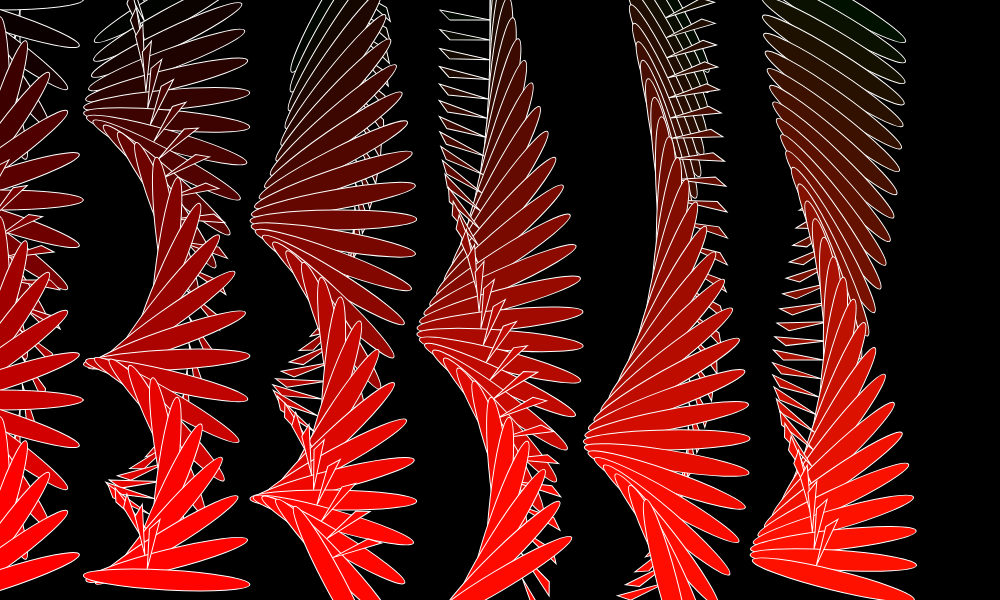
Frame 1 (no input)
Frame 60 (no input): identical to frame 1, image omitted
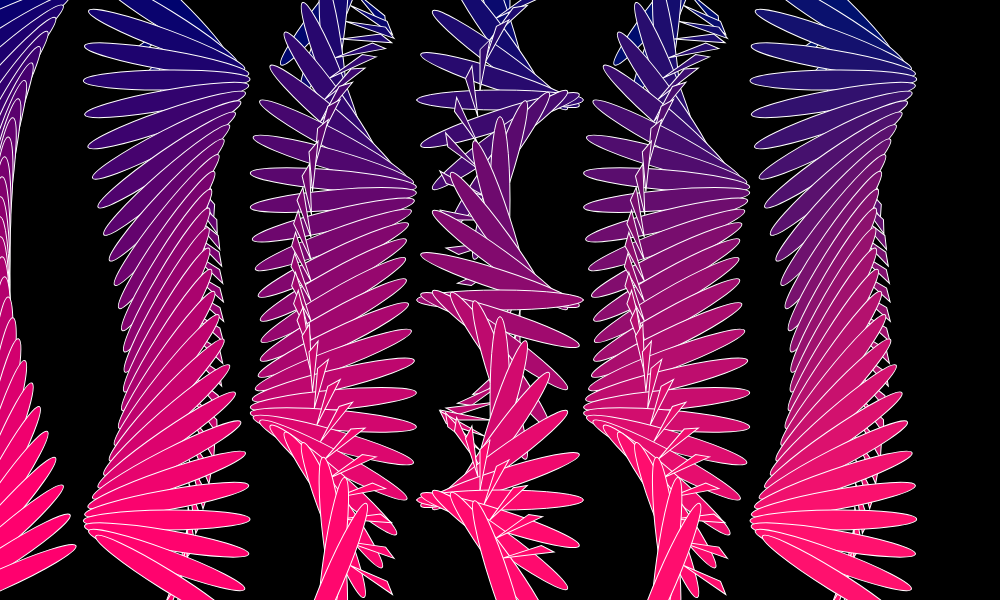
Frame 120 (the mouse pressed at the canvas centre since frame 60)

The p5.js sketch that drew these frames (run headless with seeded random() and noise() and a simulated clock; from frame 60 on, the mouse is pressed at the canvas centre):

// p5.js sketch
// ── sketch.js
/*

    Example Code: Interactive Gradient Array

*/


function setup(){

  createCanvas(1000,600);
  stroke(255);

}

function draw(){
  background(0)

  let numCol = 6
  let numRow = 30
  let stepX = width / numCol // height of box 
  let stepY = height / numRow // width of box  

  for (var col = 0; col < numRow; col++){

    for (var row = 0; row < numCol; row++){
    
      fill(col/numCol*60,row/numRow*100,mouseX/width*220)   
      push()
      translate(row*stepX,col*stepY)
      rotate(dist(row*stepX,col*stepY,mouseX,mouseY)/400*TWO_PI) 
      ellipse(0,0,stepX,stepY) 
      quad(10,60,20,10,20,50)

      pop()
      

    }

  }

}
